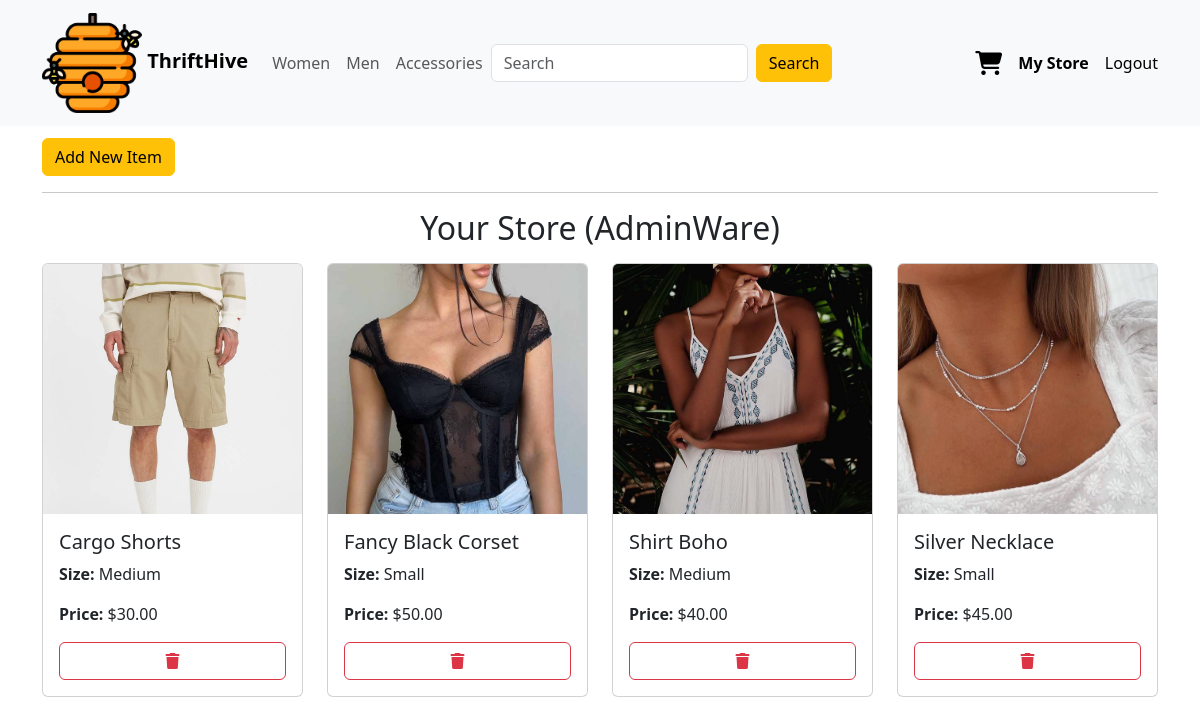
The page /store/admin/ (signed in) on the database its author committed.
### store/models.py (models this page shows, shortened)
class Store(models.Model):
    name = models.CharField(max_length=50)
    owner = models.OneToOneField(User, on_delete=models.CASCADE)
    items = models.ManyToManyField(Item)

class Item(models.Model):
    SIZES = [
        ('small', 'Small'),
        ('medium', 'Medium'),
        ('large', 'Large'),
    ]
    CATEGORIES = [
        ('women', 'Women'),
        ('men', 'Men'),
        ('accessories', 'Accessories'),
    ]
    STATUS = [
        ('available', 'Available'),
        ('sold', 'Sold'),
        ('in_cart', 'In Cart'),
    ]
    name = models.CharField(max_length=50)
    image = models.ImageField(upload_to="imgs/", blank=False, null=False)
    category = models.CharField(max_length=20, choices=CATEGORIES)
    size = models.CharField(max_length=10, choices=SIZES)
    price = models.DecimalField(max_digits=10, decimal_places=2, blank=False, null=False)
    description = models.TextField(blank=True, null=True)
    status = models.CharField(max_length=10, choices=STATUS, default='available')

### store/views.py (the view)
# urls.py: path('store/<str:username>/', store_view, name='store_view'),
def store_view(request, username):
    user = User.objects.get(username=username)
    cart = None
    if request.user.is_authenticated:
        cart, cart_created = Cart.objects.get_or_create(user=request.user)
    try:
        store = Store.objects.get(owner=user)
        items = store.items.all()
    except:
        store = False
        items = False
    return render(request, 'store_view.html', {'store': store,'items': items,'cart': cart})

### store/templates/store_view.html (shortened to what this page needs)
{% extends 'index.html' %}
{% block content %}
{% if store == False %}
<div class="container mt-1 text-center">
    <h1>Create Your Store</h1>
    <a class="btn btn-warning" href="{% url 'create_store' %}">Create Store</a>
</div>
{% else %}
<div class="container mt-1">
    {% if user == store.owner %}
        <a class="btn btn-warning mt-2" href="{% url 'create_item' %}">Add New Item</a>
        <hr>
    <h2 class="text-center">Your Store ({{ store.name }})</h2>
    {% else %}
    <h2 class="text-center">{{ store.name }}</h2>
    {% endif %}
    <div class="row mt-3">
        {% for item in items %}
        {% if item.status == 'available' or item.status == 'in_cart' and cart.user == user %}
        <div class="col-md-3 mb-3">
            <div class="card">
                <a href="{% url 'item_view' id=item.id %}" class="text-reset text-decoration-none">
                <img class="card-img-top" src="{{ item.image.url }}" alt="{{ item.name }}">
                <div class="card-body">
                    <h5 class="card-title">{{ item.name }}</h5>
                    </a>
                    <p class="card-size"><strong>Size:</strong> {{ item.get_size_display }}</p>
                    <p class="card-price"><strong>Price:</strong> ${{ item.price }}</p>
                    {% if user != store.owner %}
                        <form action="{% url 'add_to_cart' item.id %}" method="POST">
                            {% csrf_token %}
                            {% if item.status == 'available' %}
                                <button type="submit" class="btn btn-outline-warning w-100"><i class="fa-solid fa-heart"></i></button>
                            {% elif item.status == 'in_cart' %}
                                <button type="submit" class="btn btn-warning w-100"><i class="fa-solid fa-heart"></i></button>
                            {% endif %}
                        </form>
                    {% else %}
                        <form action="{% url 'delete_item' item.id %}" method="POST" onsubmit="return confirm('Are you sure you want to delete this item?');">
                            <button type="submit" class="btn btn-outline-danger w-100"><i class="fa-solid fa-trash"></i></button>
                        </form>
                    {% endif %}
                </div>
            </div>
        </div>
        {% endif %}
        {% endfor %}
{% endif %}
{% endblock %}

### store/static/style.css (style rules this page uses)
.card-img-top { object-fit: cover; object-position: center top; height: 250px; }
.card { transition: background-color 0.3s ease-in-out; }

### rows shown on the page
Store: name "AdminWare"
Item: image (picture), name "Cargo Shorts", size "Medium", price "30.00"
Item: image (picture), name "Fancy Black Corset", size "Small", price "50.00"
Item: image (picture), name "Shirt Boho", size "Medium", price "40.00"
Item: image (picture), name "Silver Necklace", size "Small", price "45.00"
